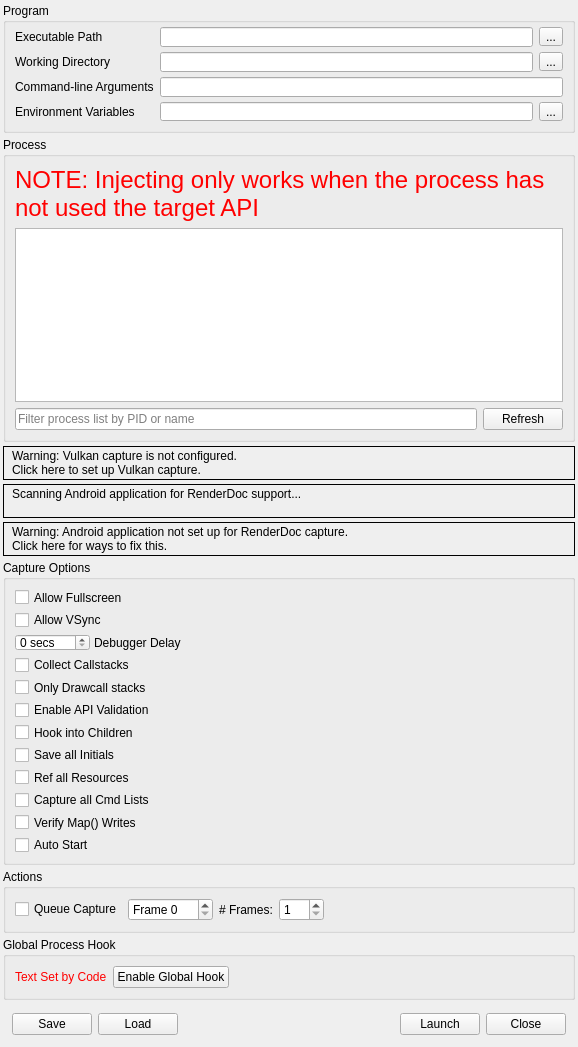
<?xml version="1.0" encoding="UTF-8"?>
<ui version="4.0">
 <class>CaptureDialog</class>
 <widget class="QFrame" name="CaptureDialog">
  <property name="geometry">
   <rect>
    <x>0</x>
    <y>0</y>
    <width>578</width>
    <height>1025</height>
   </rect>
  </property>
  <property name="windowTitle">
   <string>Launch Application</string>
  </property>
  <layout class="QVBoxLayout" name="verticalLayout">
   <property name="spacing">
    <number>4</number>
   </property>
   <property name="leftMargin">
    <number>3</number>
   </property>
   <property name="topMargin">
    <number>3</number>
   </property>
   <property name="rightMargin">
    <number>3</number>
   </property>
   <property name="bottomMargin">
    <number>3</number>
   </property>
   <item>
    <widget class="QGroupBox" name="exeGroup">
     <property name="sizePolicy">
      <sizepolicy hsizetype="Preferred" vsizetype="Minimum">
       <horstretch>0</horstretch>
       <verstretch>0</verstretch>
      </sizepolicy>
     </property>
     <property name="minimumSize">
      <size>
       <width>250</width>
       <height>130</height>
      </size>
     </property>
     <property name="title">
      <string>Program</string>
     </property>
     <layout class="QGridLayout" name="gridLayout">
      <property name="topMargin">
       <number>4</number>
      </property>
      <item row="0" column="2">
       <widget class="QLineEdit" name="exePath">
        <property name="minimumSize">
         <size>
          <width>0</width>
          <height>20</height>
         </size>
        </property>
        <property name="toolTip">
         <string>Browse for an executable file</string>
        </property>
       </widget>
      </item>
      <item row="0" column="3">
       <widget class="QToolButton" name="exePathBrowse">
        <property name="toolTip">
         <string>Browse for an executable file</string>
        </property>
        <property name="text">
         <string>...</string>
        </property>
       </widget>
      </item>
      <item row="1" column="0">
       <widget class="QLabel" name="workDirLabel">
        <property name="toolTip">
         <string>Browse for a working directory</string>
        </property>
        <property name="text">
         <string>Working Directory</string>
        </property>
       </widget>
      </item>
      <item row="1" column="3">
       <widget class="QToolButton" name="workDirBrowse">
        <property name="toolTip">
         <string>Browse for a working directory</string>
        </property>
        <property name="text">
         <string>...</string>
        </property>
       </widget>
      </item>
      <item row="2" column="0">
       <widget class="QLabel" name="cmdLineLabel">
        <property name="toolTip">
         <string>The command-line that will be passed to the executable on launch</string>
        </property>
        <property name="text">
         <string>Command-line Arguments</string>
        </property>
       </widget>
      </item>
      <item row="3" column="0">
       <widget class="QLabel" name="envVarLabel">
        <property name="toolTip">
         <string>The environment variables for the executable</string>
        </property>
        <property name="text">
         <string>Environment Variables</string>
        </property>
       </widget>
      </item>
      <item row="3" column="3">
       <widget class="QToolButton" name="envVarEdit">
        <property name="toolTip">
         <string>The environment variables for the executable</string>
        </property>
        <property name="text">
         <string>...</string>
        </property>
       </widget>
      </item>
      <item row="0" column="0">
       <widget class="QLabel" name="exePathLabel">
        <property name="toolTip">
         <string>Browse for an executable file</string>
        </property>
        <property name="text">
         <string>Executable Path</string>
        </property>
       </widget>
      </item>
      <item row="1" column="2">
       <widget class="QLineEdit" name="workDirPath">
        <property name="minimumSize">
         <size>
          <width>0</width>
          <height>20</height>
         </size>
        </property>
        <property name="toolTip">
         <string>Browse for a working directory</string>
        </property>
       </widget>
      </item>
      <item row="2" column="2" colspan="2">
       <widget class="QLineEdit" name="cmdline">
        <property name="minimumSize">
         <size>
          <width>0</width>
          <height>20</height>
         </size>
        </property>
        <property name="toolTip">
         <string>The command-line that will be passed to the executable on launch</string>
        </property>
       </widget>
      </item>
      <item row="3" column="2">
       <widget class="QLineEdit" name="envVar">
        <property name="toolTip">
         <string>The environment variables for the executable</string>
        </property>
        <property name="readOnly">
         <bool>true</bool>
        </property>
       </widget>
      </item>
     </layout>
    </widget>
   </item>
   <item>
    <widget class="QGroupBox" name="injectGroup">
     <property name="sizePolicy">
      <sizepolicy hsizetype="Preferred" vsizetype="Expanding">
       <horstretch>0</horstretch>
       <verstretch>100</verstretch>
      </sizepolicy>
     </property>
     <property name="minimumSize">
      <size>
       <width>250</width>
       <height>260</height>
      </size>
     </property>
     <property name="title">
      <string>Process</string>
     </property>
     <layout class="QGridLayout" name="gridLayout_2">
      <item row="2" column="1">
       <widget class="QPushButton" name="processRefesh">
        <property name="text">
         <string>Refresh</string>
        </property>
       </widget>
      </item>
      <item row="0" column="0" colspan="2">
       <widget class="QLabel" name="processWarning">
        <property name="palette">
         <palette>
          <active>
           <colorrole role="WindowText">
            <brush brushstyle="SolidPattern">
             <color alpha="255">
              <red>255</red>
              <green>0</green>
              <blue>0</blue>
             </color>
            </brush>
           </colorrole>
          </active>
          <inactive>
           <colorrole role="WindowText">
            <brush brushstyle="SolidPattern">
             <color alpha="255">
              <red>255</red>
              <green>0</green>
              <blue>0</blue>
             </color>
            </brush>
           </colorrole>
          </inactive>
          <disabled>
           <colorrole role="WindowText">
            <brush brushstyle="SolidPattern">
             <color alpha="255">
              <red>106</red>
              <green>104</green>
              <blue>100</blue>
             </color>
            </brush>
           </colorrole>
          </disabled>
         </palette>
        </property>
        <property name="font">
         <font>
          <pointsize>18</pointsize>
         </font>
        </property>
        <property name="text">
         <string>NOTE: Injecting only works when the process has not used the target API</string>
        </property>
        <property name="wordWrap">
         <bool>true</bool>
        </property>
       </widget>
      </item>
      <item row="2" column="0">
       <widget class="QLineEdit" name="processFilter">
        <property name="placeholderText">
         <string>Filter process list by PID or name</string>
        </property>
       </widget>
      </item>
      <item row="1" column="0" colspan="2">
       <widget class="QTreeView" name="processList">
        <property name="sizePolicy">
         <sizepolicy hsizetype="Preferred" vsizetype="Expanding">
          <horstretch>0</horstretch>
          <verstretch>0</verstretch>
         </sizepolicy>
        </property>
        <property name="minimumSize">
         <size>
          <width>0</width>
          <height>100</height>
         </size>
        </property>
        <property name="editTriggers">
         <set>QAbstractItemView::NoEditTriggers</set>
        </property>
        <property name="indentation">
         <number>0</number>
        </property>
        <property name="rootIsDecorated">
         <bool>false</bool>
        </property>
        <property name="itemsExpandable">
         <bool>false</bool>
        </property>
        <property name="sortingEnabled">
         <bool>true</bool>
        </property>
       </widget>
      </item>
     </layout>
    </widget>
   </item>
   <item>
    <widget class="RDLabel" name="vulkanLayerWarn">
     <property name="cursor">
      <cursorShape>PointingHandCursor</cursorShape>
     </property>
     <property name="frameShape">
      <enum>QFrame::Box</enum>
     </property>
     <property name="text">
      <string>&lt;html&gt;&lt;head/&gt;&lt;body&gt;&lt;table&gt;&lt;tr&gt;&lt;td valign=&quot;middle&quot;&gt;&lt;img width=&quot;16&quot; src=&quot;:/information.png&quot;/&gt;&lt;/td&gt;&lt;td&gt;&lt;p&gt;Warning: Vulkan capture is not configured.&lt;br/&gt;Click here to set up Vulkan capture.&lt;/p&gt;&lt;/td&gt;&lt;/tr&gt;&lt;/table&gt;&lt;/body&gt;&lt;/html&gt;</string>
     </property>
     <property name="textFormat">
      <enum>Qt::RichText</enum>
     </property>
     <property name="margin">
      <number>3</number>
     </property>
    </widget>
   </item>
   <item>
    <widget class="RDLabel" name="androidScan">
     <property name="cursor">
      <cursorShape>PointingHandCursor</cursorShape>
     </property>
     <property name="frameShape">
      <enum>QFrame::Box</enum>
     </property>
     <property name="text">
      <string>&lt;html&gt;&lt;head/&gt;&lt;body&gt;&lt;table&gt;&lt;tr&gt;&lt;td valign=&quot;middle&quot;&gt;&lt;img width=&quot;16&quot; src=&quot;:/information.png&quot;/&gt;&lt;/td&gt;&lt;td valign=&quot;middle&quot;&gt;&lt;p&gt;Scanning Android application for RenderDoc support...&lt;br/&gt;&lt;/p&gt;&lt;/td&gt;&lt;/tr&gt;&lt;/table&gt;&lt;/body&gt;&lt;/html&gt;</string>
     </property>
     <property name="textFormat">
      <enum>Qt::RichText</enum>
     </property>
     <property name="margin">
      <number>3</number>
     </property>
    </widget>
   </item>
   <item>
    <widget class="RDLabel" name="androidWarn">
     <property name="cursor">
      <cursorShape>PointingHandCursor</cursorShape>
     </property>
     <property name="frameShape">
      <enum>QFrame::Box</enum>
     </property>
     <property name="text">
      <string>&lt;html&gt;&lt;head/&gt;&lt;body&gt;&lt;table&gt;&lt;tr&gt;&lt;td valign=&quot;middle&quot;&gt;&lt;img width=&quot;16&quot; src=&quot;:/information.png&quot;/&gt;&lt;/td&gt;&lt;td&gt;&lt;p&gt;Warning: Android application not set up for RenderDoc capture.&lt;br/&gt;Click here for ways to fix this.&lt;/p&gt;&lt;/td&gt;&lt;/tr&gt;&lt;/table&gt;&lt;/body&gt;&lt;/html&gt;</string>
     </property>
     <property name="textFormat">
      <enum>Qt::RichText</enum>
     </property>
     <property name="margin">
      <number>3</number>
     </property>
    </widget>
   </item>
   <item>
    <widget class="QGroupBox" name="optionsGroup">
     <property name="sizePolicy">
      <sizepolicy hsizetype="Preferred" vsizetype="Minimum">
       <horstretch>0</horstretch>
       <verstretch>0</verstretch>
      </sizepolicy>
     </property>
     <property name="title">
      <string>Capture Options</string>
     </property>
     <layout class="QVBoxLayout" name="verticalLayout_2">
      <item>
       <widget class="QCheckBox" name="AllowFullscreen">
        <property name="toolTip">
         <string>Allows the application to switch to full-screen mode</string>
        </property>
        <property name="text">
         <string>Allow Fullscreen</string>
        </property>
       </widget>
      </item>
      <item>
       <widget class="QCheckBox" name="AllowVSync">
        <property name="toolTip">
         <string>Allows the application to enable v-sync</string>
        </property>
        <property name="text">
         <string>Allow VSync</string>
        </property>
       </widget>
      </item>
      <item>
       <widget class="QFrame" name="DebuggerDelayFrame">
        <property name="sizePolicy">
         <sizepolicy hsizetype="Fixed" vsizetype="Preferred">
          <horstretch>0</horstretch>
          <verstretch>0</verstretch>
         </sizepolicy>
        </property>
        <property name="frameShape">
         <enum>QFrame::NoFrame</enum>
        </property>
        <property name="frameShadow">
         <enum>QFrame::Plain</enum>
        </property>
        <layout class="QHBoxLayout" name="horizontalLayout_3">
         <property name="spacing">
          <number>4</number>
         </property>
         <property name="leftMargin">
          <number>0</number>
         </property>
         <property name="topMargin">
          <number>0</number>
         </property>
         <property name="rightMargin">
          <number>0</number>
         </property>
         <property name="bottomMargin">
          <number>0</number>
         </property>
         <item>
          <widget class="QDoubleSpinBox" name="DelayForDebugger">
           <property name="sizePolicy">
            <sizepolicy hsizetype="Minimum" vsizetype="Fixed">
             <horstretch>0</horstretch>
             <verstretch>0</verstretch>
            </sizepolicy>
           </property>
           <property name="minimumSize">
            <size>
             <width>40</width>
             <height>0</height>
            </size>
           </property>
           <property name="toolTip">
            <string>Pauses for N seconds after launching the process, to allow a debugger to attach</string>
           </property>
           <property name="suffix">
            <string comment="seconds"> secs</string>
           </property>
           <property name="decimals">
            <number>0</number>
           </property>
           <property name="maximum">
            <double>120.000000000000000</double>
           </property>
           <property name="value">
            <double>0.000000000000000</double>
           </property>
          </widget>
         </item>
         <item>
          <widget class="QLabel" name="DebuggerDelayLabel">
           <property name="sizePolicy">
            <sizepolicy hsizetype="Fixed" vsizetype="Preferred">
             <horstretch>0</horstretch>
             <verstretch>0</verstretch>
            </sizepolicy>
           </property>
           <property name="toolTip">
            <string>Pauses for N seconds after launching the process, to allow a debugger to attach</string>
           </property>
           <property name="text">
            <string>Debugger Delay</string>
           </property>
          </widget>
         </item>
        </layout>
       </widget>
      </item>
      <item>
       <widget class="QCheckBox" name="CaptureCallstacks">
        <property name="toolTip">
         <string>Collect a callstack on every API call</string>
        </property>
        <property name="text">
         <string>Collect Callstacks</string>
        </property>
       </widget>
      </item>
      <item>
       <widget class="QCheckBox" name="CaptureCallstacksOnlyDraws">
        <property name="toolTip">
         <string>Only collect callstacks on 'drawcall' level api calls</string>
        </property>
        <property name="text">
         <string>Only Drawcall stacks</string>
        </property>
       </widget>
      </item>
      <item>
       <widget class="QCheckBox" name="APIValidation">
        <property name="toolTip">
         <string>Initialise the graphics API with built-in validation enabled - allows capturing and reading of errors and warnings generated by the API's own debugging system</string>
        </property>
        <property name="text">
         <string>Enable API Validation</string>
        </property>
       </widget>
      </item>
      <item>
       <widget class="QCheckBox" name="HookIntoChildren">
        <property name="toolTip">
         <string>Hook into child processes - useful with launchers or similar intermediate processes</string>
        </property>
        <property name="text">
         <string>Hook into Children</string>
        </property>
       </widget>
      </item>
      <item>
       <widget class="QCheckBox" name="SaveAllInitials">
        <property name="toolTip">
         <string>Save the initial API state of all API resources at the start of each captured frame</string>
        </property>
        <property name="text">
         <string>Save all Initials</string>
        </property>
       </widget>
      </item>
      <item>
       <widget class="QCheckBox" name="RefAllResources">
        <property name="toolTip">
         <string>Consider all resources to be included, even if unsued in the capture frame</string>
        </property>
        <property name="text">
         <string>Ref all Resources</string>
        </property>
       </widget>
      </item>
      <item>
       <widget class="QCheckBox" name="CaptureAllCmdLists">
        <property name="toolTip">
         <string>When enabled, all deferred command lists will be saved even while idling. This has an overhead but ensures if you hold onto a list it will be captured.</string>
        </property>
        <property name="text">
         <string>Capture all Cmd Lists</string>
        </property>
       </widget>
      </item>
      <item>
       <widget class="QCheckBox" name="VerifyMapWrites">
        <property name="text">
         <string>Verify Map() Writes</string>
        </property>
       </widget>
      </item>
      <item>
       <widget class="QCheckBox" name="AutoStart">
        <property name="toolTip">
         <string>If these capture settings are saved &amp; run, auto start the capture instantly on load</string>
        </property>
        <property name="text">
         <string>Auto Start</string>
        </property>
       </widget>
      </item>
     </layout>
    </widget>
   </item>
   <item>
    <widget class="QGroupBox" name="actionGroup">
     <property name="sizePolicy">
      <sizepolicy hsizetype="Preferred" vsizetype="Minimum">
       <horstretch>0</horstretch>
       <verstretch>0</verstretch>
      </sizepolicy>
     </property>
     <property name="title">
      <string>Actions</string>
     </property>
     <layout class="QHBoxLayout" name="horizontalLayout_5">
      <item>
       <widget class="QCheckBox" name="queueFrameCap">
        <property name="text">
         <string>Queue Capture</string>
        </property>
       </widget>
      </item>
      <item>
       <widget class="QDoubleSpinBox" name="queuedFrame">
        <property name="sizePolicy">
         <sizepolicy hsizetype="Fixed" vsizetype="Fixed">
          <horstretch>0</horstretch>
          <verstretch>0</verstretch>
         </sizepolicy>
        </property>
        <property name="prefix">
         <string comment="Frame number" extracomment="To Capture">Frame </string>
        </property>
        <property name="suffix">
         <string/>
        </property>
        <property name="decimals">
         <number>0</number>
        </property>
       </widget>
      </item>
      <item>
       <widget class="QLabel" name="numFramesLabel">
        <property name="sizePolicy">
         <sizepolicy hsizetype="Preferred" vsizetype="Preferred">
          <horstretch>0</horstretch>
          <verstretch>0</verstretch>
         </sizepolicy>
        </property>
        <property name="text">
         <string># Frames:</string>
        </property>
       </widget>
      </item>
      <item>
       <widget class="QDoubleSpinBox" name="numFrames">
        <property name="minimumSize">
         <size>
          <width>45</width>
          <height>0</height>
         </size>
        </property>
        <property name="decimals">
         <number>0</number>
        </property>
        <property name="minimum">
         <double>1.000000000000000</double>
        </property>
        <property name="maximum">
         <double>4.000000000000000</double>
        </property>
       </widget>
      </item>
      <item>
       <spacer name="ActionsSpacer">
        <property name="orientation">
         <enum>Qt::Horizontal</enum>
        </property>
        <property name="sizeHint" stdset="0">
         <size>
          <width>596</width>
          <height>20</height>
         </size>
        </property>
       </spacer>
      </item>
     </layout>
    </widget>
   </item>
   <item>
    <widget class="QGroupBox" name="globalGroup">
     <property name="sizePolicy">
      <sizepolicy hsizetype="Preferred" vsizetype="Minimum">
       <horstretch>0</horstretch>
       <verstretch>0</verstretch>
      </sizepolicy>
     </property>
     <property name="title">
      <string>Global Process Hook</string>
     </property>
     <layout class="QHBoxLayout" name="horizontalLayout_2">
      <item>
       <widget class="QLabel" name="globalLabel">
        <property name="palette">
         <palette>
          <active>
           <colorrole role="WindowText">
            <brush brushstyle="SolidPattern">
             <color alpha="255">
              <red>255</red>
              <green>0</green>
              <blue>0</blue>
             </color>
            </brush>
           </colorrole>
          </active>
          <inactive>
           <colorrole role="WindowText">
            <brush brushstyle="SolidPattern">
             <color alpha="255">
              <red>255</red>
              <green>0</green>
              <blue>0</blue>
             </color>
            </brush>
           </colorrole>
          </inactive>
          <disabled>
           <colorrole role="WindowText">
            <brush brushstyle="SolidPattern">
             <color alpha="255">
              <red>106</red>
              <green>104</green>
              <blue>100</blue>
             </color>
            </brush>
           </colorrole>
          </disabled>
         </palette>
        </property>
        <property name="text">
         <string>Text Set by Code</string>
        </property>
       </widget>
      </item>
      <item>
       <widget class="QPushButton" name="toggleGlobal">
        <property name="text">
         <string>Enable Global Hook</string>
        </property>
        <property name="checkable">
         <bool>true</bool>
        </property>
        <property name="checked">
         <bool>false</bool>
        </property>
       </widget>
      </item>
      <item>
       <spacer name="globalSpacer">
        <property name="orientation">
         <enum>Qt::Horizontal</enum>
        </property>
        <property name="sizeHint" stdset="0">
         <size>
          <width>587</width>
          <height>20</height>
         </size>
        </property>
       </spacer>
      </item>
     </layout>
    </widget>
   </item>
   <item>
    <widget class="QFrame" name="buttonsFrame">
     <property name="sizePolicy">
      <sizepolicy hsizetype="Preferred" vsizetype="Minimum">
       <horstretch>0</horstretch>
       <verstretch>0</verstretch>
      </sizepolicy>
     </property>
     <property name="frameShape">
      <enum>QFrame::NoFrame</enum>
     </property>
     <property name="frameShadow">
      <enum>QFrame::Plain</enum>
     </property>
     <layout class="QHBoxLayout" name="horizontalLayout">
      <item>
       <widget class="QPushButton" name="saveSettings">
        <property name="toolTip">
         <string>Save these capture settings to file to load later</string>
        </property>
        <property name="text">
         <string>Save</string>
        </property>
       </widget>
      </item>
      <item>
       <widget class="QPushButton" name="loadSettings">
        <property name="sizePolicy">
         <sizepolicy hsizetype="Minimum" vsizetype="Fixed">
          <horstretch>0</horstretch>
          <verstretch>0</verstretch>
         </sizepolicy>
        </property>
        <property name="toolTip">
         <string>Load a saved set of capture settings</string>
        </property>
        <property name="text">
         <string>Load</string>
        </property>
       </widget>
      </item>
      <item>
       <spacer name="buttonsSpace">
        <property name="orientation">
         <enum>Qt::Horizontal</enum>
        </property>
        <property name="sizeType">
         <enum>QSizePolicy::Expanding</enum>
        </property>
        <property name="sizeHint" stdset="0">
         <size>
          <width>556</width>
          <height>20</height>
         </size>
        </property>
       </spacer>
      </item>
      <item>
       <widget class="QPushButton" name="launch">
        <property name="toolTip">
         <string>Launch the selected program with RenderDoc enabled for capture</string>
        </property>
        <property name="text">
         <string>Launch</string>
        </property>
       </widget>
      </item>
      <item>
       <widget class="QPushButton" name="close">
        <property name="text">
         <string>Close</string>
        </property>
       </widget>
      </item>
     </layout>
    </widget>
   </item>
   <item>
    <spacer name="topVerticalSpacer">
     <property name="orientation">
      <enum>Qt::Vertical</enum>
     </property>
     <property name="sizeHint" stdset="0">
      <size>
       <width>0</width>
       <height>0</height>
      </size>
     </property>
    </spacer>
   </item>
  </layout>
 </widget>
 <customwidgets>
  <customwidget>
   <class>RDLabel</class>
   <extends>QLabel</extends>
   <header>Widgets/Extended/RDLabel.h</header>
  </customwidget>
 </customwidgets>
 <resources/>
 <connections/>
</ui>
